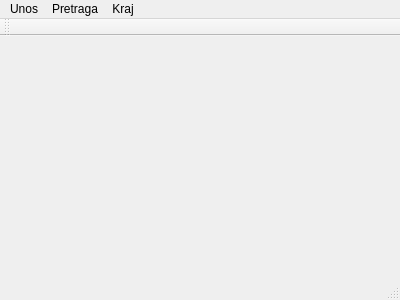
<?xml version="1.0" encoding="UTF-8"?>
<ui version="4.0">
 <class>GlavniProzor</class>
 <widget class="QMainWindow" name="GlavniProzor">
  <property name="geometry">
   <rect>
    <x>0</x>
    <y>0</y>
    <width>400</width>
    <height>300</height>
   </rect>
  </property>
  <property name="windowTitle">
   <string>Auto plac</string>
  </property>
  <widget class="QWidget" name="centralWidget"/>
  <widget class="QMenuBar" name="menuBar">
   <property name="geometry">
    <rect>
     <x>0</x>
     <y>0</y>
     <width>400</width>
     <height>21</height>
    </rect>
   </property>
   <widget class="QMenu" name="menuUnos">
    <property name="title">
     <string>Unos</string>
    </property>
    <addaction name="actionGorivo"/>
    <addaction name="actionBoja"/>
   </widget>
   <widget class="QMenu" name="menuPretraga">
    <property name="title">
     <string>Pretraga</string>
    </property>
    <addaction name="actionPo_proizvodjacu"/>
    <addaction name="actionPo_modelu"/>
   </widget>
   <widget class="QMenu" name="menuKraj">
    <property name="title">
     <string>Kraj</string>
    </property>
    <addaction name="actionIzlaz"/>
   </widget>
   <addaction name="menuUnos"/>
   <addaction name="menuPretraga"/>
   <addaction name="menuKraj"/>
  </widget>
  <widget class="QToolBar" name="mainToolBar">
   <attribute name="toolBarArea">
    <enum>TopToolBarArea</enum>
   </attribute>
   <attribute name="toolBarBreak">
    <bool>false</bool>
   </attribute>
  </widget>
  <widget class="QStatusBar" name="statusBar"/>
  <action name="actionGorivo">
   <property name="text">
    <string>Gorivo</string>
   </property>
  </action>
  <action name="actionBoja">
   <property name="text">
    <string>Boja</string>
   </property>
  </action>
  <action name="actionPo_proizvodjacu">
   <property name="text">
    <string>Po proizvodjacu</string>
   </property>
  </action>
  <action name="actionPo_modelu">
   <property name="text">
    <string>Po modelu</string>
   </property>
  </action>
  <action name="actionIzlaz">
   <property name="text">
    <string>Izlaz</string>
   </property>
   <property name="shortcut">
    <string>Alt+I</string>
   </property>
  </action>
 </widget>
 <layoutdefault spacing="6" margin="11"/>
 <resources/>
 <connections/>
</ui>
